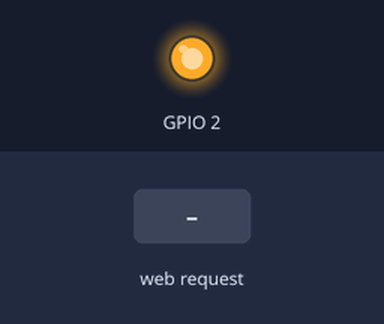
The sketch below on a simulated ESP8266 (NodeMCU). Shown: output pins drawn as LEDs (lit = HIGH, except the on-board LED, lit = LOW). Dashed ring = blinking. The test bench sets the inputs (shaded band). WiFi joins after 1.5 s; servers stay silent unless stated; what the sketch prints to the serial monitor is not drawn.

Above: at 2.7 s.
2.8 s: HTTP request GET /msg/saywhat=disco received
At 3.05 s:
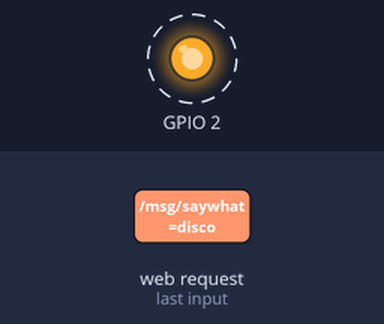
Timing chart, 0 to 11.8 s (numbered marks = the images above; inputs shaded):
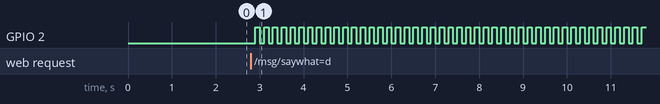

The sketch:

Modul3withBlink.ino
```cpp
#include <ESP8266WiFi.h>

const char* ssid = "covid19";
const char* password = "gobloklu2";
WiFiServer server(80);
const int sleepSeconds = 5;

void setup() {
  Serial.begin(115200);
  delay(10);

  // prepare GPIO2
  pinMode(2, OUTPUT);
  digitalWrite(2, 0);


  // Connect to WiFi network
  Serial.println();
  Serial.println();
  Serial.print("Connecting to ");
  Serial.println(ssid);

  WiFi.begin(ssid, password);

  while (WiFi.status() != WL_CONNECTED) {
    delay(500);
    Serial.print(".");
  }

  Serial.println("");
  Serial.println("WiFi connected");

  // Start the server
  server.begin();
  Serial.println("Server started");

  // Print the IP address
  Serial.println(WiFi.localIP());
}

void loop() {
  // Check if a client has connected
  WiFiClient client = server.available();
  if (!client) {
    return;
  }

  //Wait until the client sends some data
  Serial.println("new client");
  while (!client.available()) {
    delay(1);
  }

  // Read the first line of the request
  String req = client.readStringUntil('\r');
  Serial.println(req);
  client.flush();

  // Match the request
  int val;
  if (req.indexOf("/msg?saywhat=matikan") != -1) {
    val = 0;
  }
  else if (req.indexOf("/msg?saywhat=nyalakan") != -1) {
    val = 1;
  }
  else if(req.indexOf("/msg/saywhat=disco") != 1){
    for (int i = 0; i < 100; i++)
  {
    digitalWrite(BUILTIN_LED, LOW);
    delay(100);
    digitalWrite(BUILTIN_LED, HIGH);
    delay(100);
  }
  Serial.println("Stop blinking");

  Serial.printf("Sleep for %d seconds\n\n", sleepSeconds);

  // convert to microseconds
  ESP.deepSleep(sleepSeconds * 1000000);
    }
  else {
    Serial.println("invalid request");
    client.stop();
    return;
  }
  digitalWrite(2, val);

  client.flush();
  String s = "HTTP/1.1 200 OK\r\nContent-Type: text/html\r\n\r\n<!DOCTYPE HTML>\r\n<html>\r\nGPIO is now ";
  s += (val) ? "high" : "low";
  s += "</html>\n";
  client.print(s);
  delay(1);
  Serial.println("Client disonnected");
}
```

Measured:
- after the input at 2.8 s, GPIO 2: alternates HIGH for 0.10 s and LOW for 0.10 s, starting after 0.10 s
